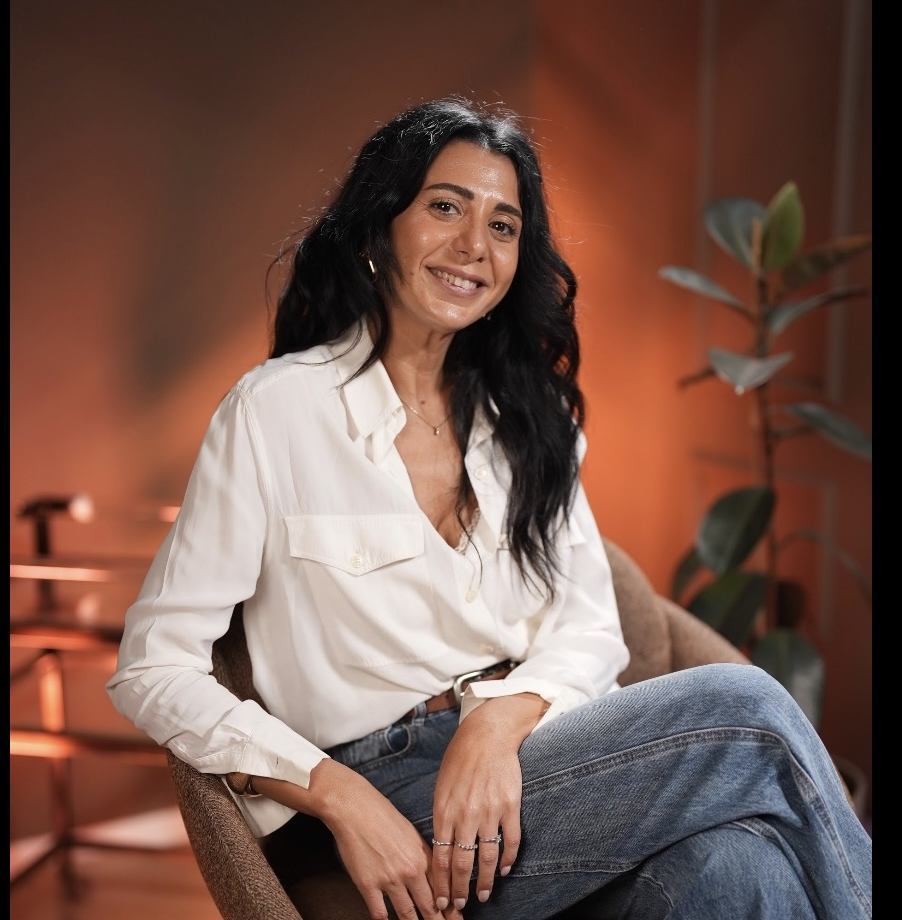
#> input picture images/hero2.png, 902 x 920 px
$ python remove-bg.py
#> lines starting #> are read from the running program, lines starting #| are printed output that depends on the picture; after the words box and inside, x2 and y2 are one past the last pixel; in counts of white or black regions, pixels touching at a corner belong together
from PIL import Image, ImageFilter
import numpy as np

img = Image.open("images/hero2.png").convert("RGBA")
#> img is the input picture: PIL image 902x920 RGBA; mean R, G, B, A 116.8, 85.4, 75.1, 255
data = np.array(img)

r, g, b, a = data[:,:,0], data[:,:,1], data[:,:,2], data[:,:,3]
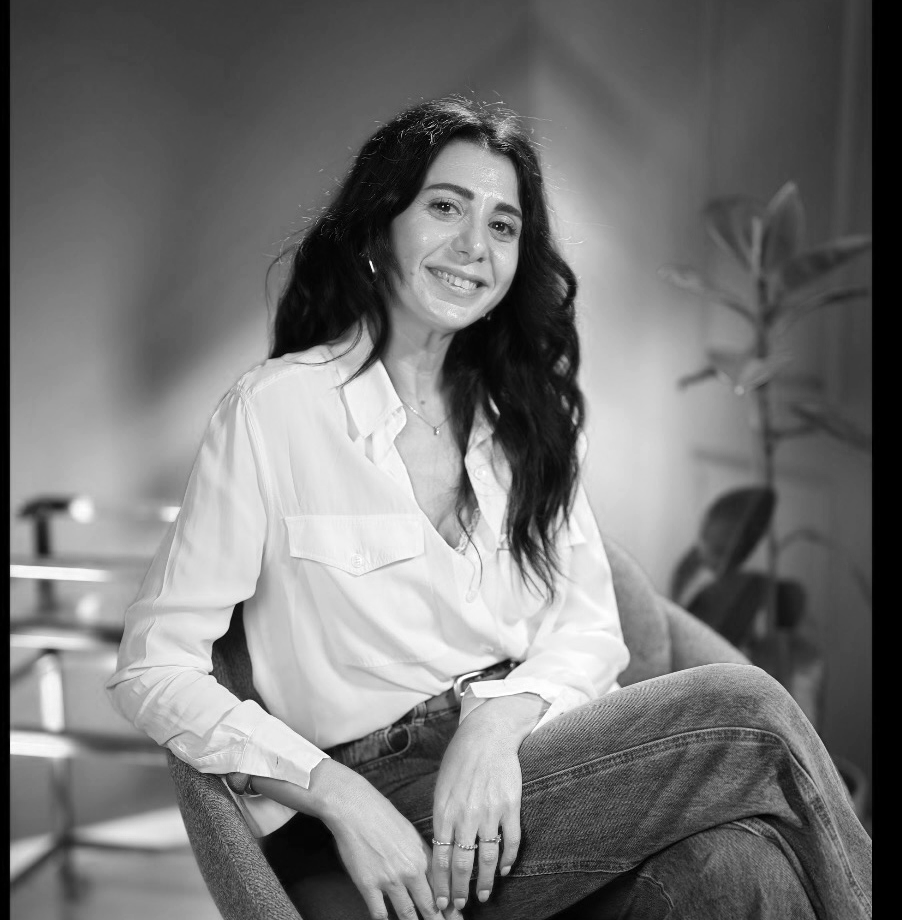
#> r: shape (920, 902); min 0, max 255, mean 116.8
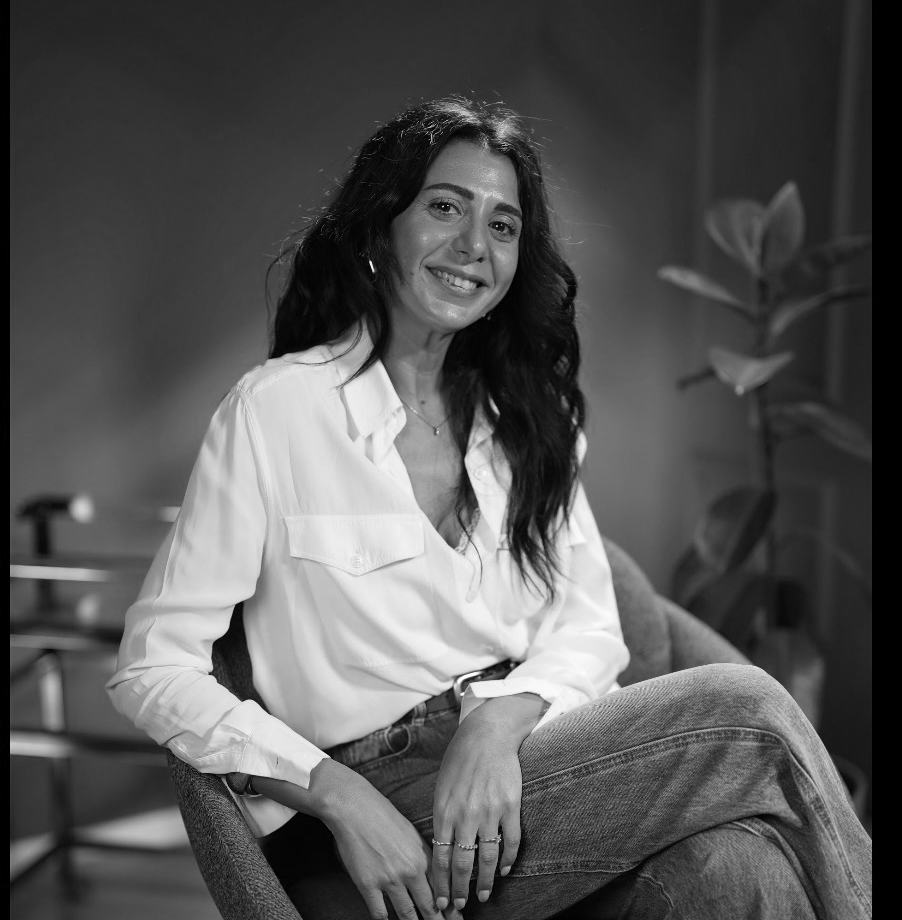
#> g: shape (920, 902); min 0, max 255, mean 85.4
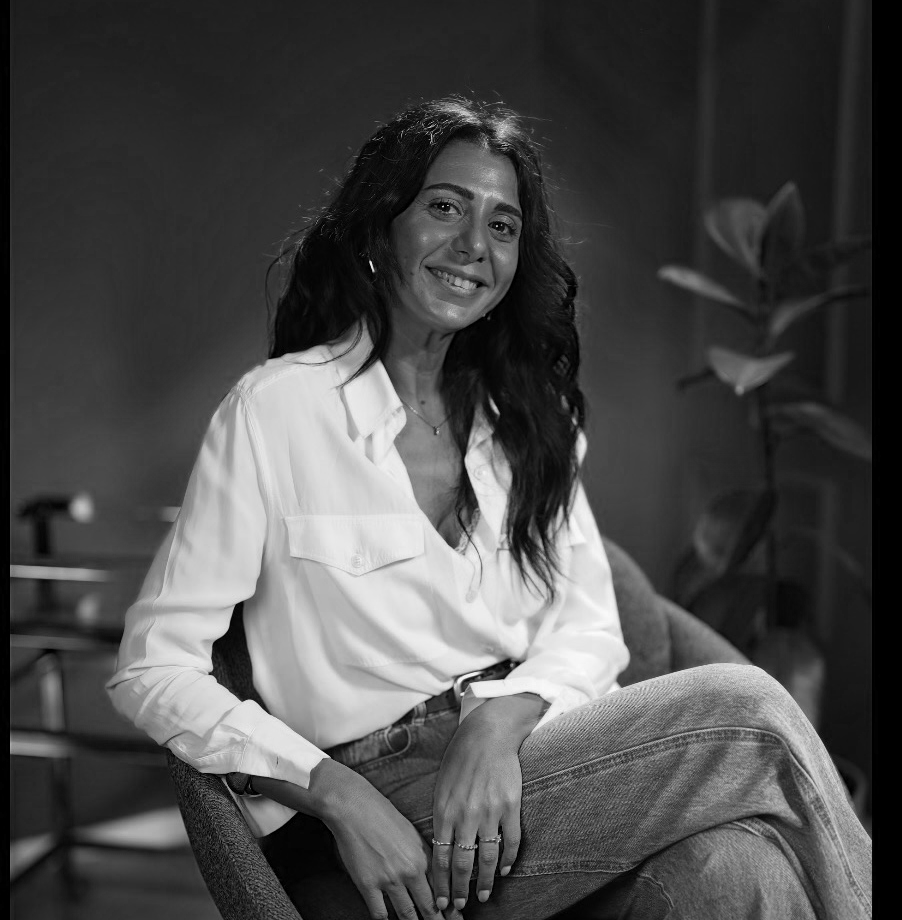
#> b: shape (920, 902); min 0, max 252, mean 75.1
#> a: shape (920, 902); every value is 255

# Sample background color from corners
corners = [
    (r[0,0], g[0,0], b[0,0]),
    (r[0,-1], g[0,-1], b[0,-1]),
    (r[-1,0], g[-1,0], b[-1,0]),
    (r[-1,-1], g[-1,-1], b[-1,-1]),
]
#> corners = [(0, 0, 0), (0, 0, 0), (0, 0, 0), (0, 0, 0)]
bg_r = int(np.mean([c[0] for c in corners]))
#> bg_r = 0
bg_g = int(np.mean([c[1] for c in corners]))
#> bg_g = 0
bg_b = int(np.mean([c[2] for c in corners]))
#> bg_b = 0

print(f"צבע רקע שזוהה: RGB({bg_r},{bg_g},{bg_b})")
#| צבע רקע שזוהה: RGB(0,0,0)

threshold = 40
mask = (
    (np.abs(r.astype(int) - bg_r) < threshold) &
    (np.abs(g.astype(int) - bg_g) < threshold) &
    (np.abs(b.astype(int) - bg_b) < threshold)
)
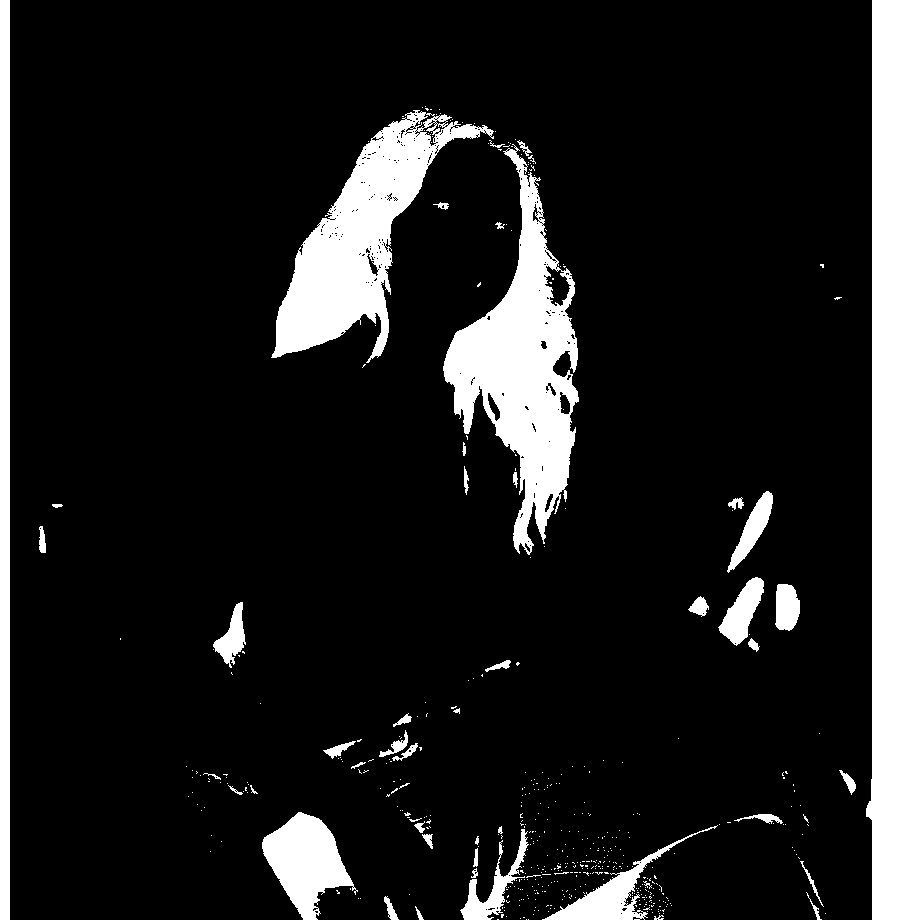
#> mask: shape (920, 902) bool; 11.7% white; 503 white regions (454 under 20 px), largest, box (x1, y1, x2, y2) and area: (866, 0, 902, 920) 27711, (443, 144, 579, 555) 22192, (271, 110, 494, 363) 19056

data[mask, 3] = 0
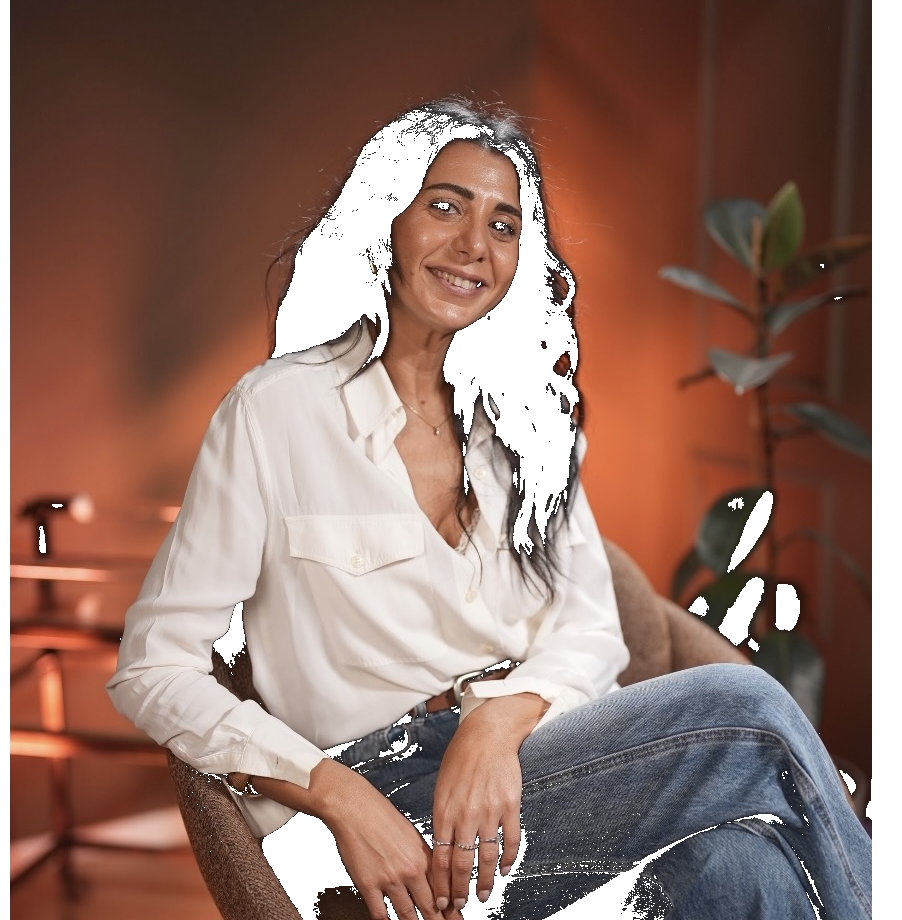
#> data: shape (920, 902, 4); 11.68% of pixels changed, all inside (x1, y1, x2, y2) = (0, 0, 902, 920); transparent parts drawn white

result = Image.fromarray(data)
result.save("images/hero2-nobg.png")
print("נשמר: images/hero2-nobg.png")

$ run again, with images/hero1.png copied over images/hero2.png
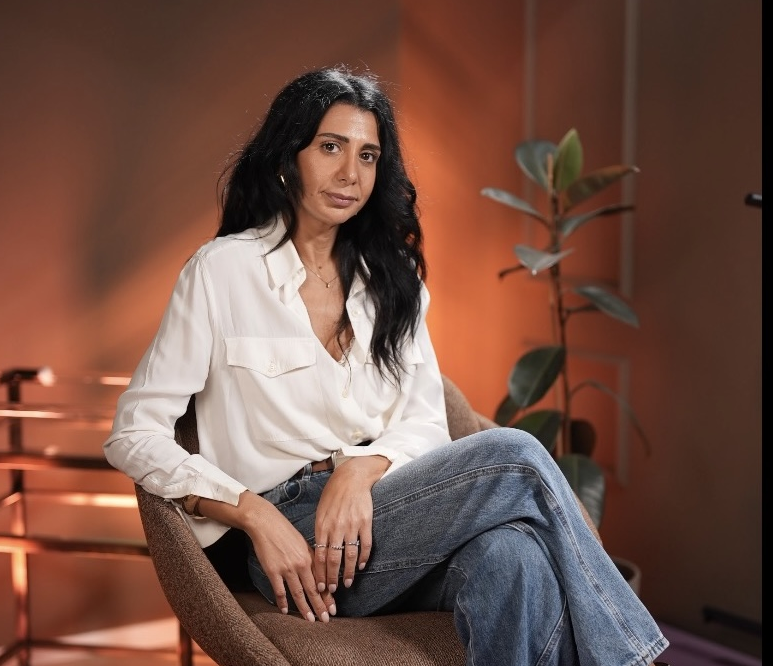
#> input picture images/hero1.png, 773 x 666 px
#> img is the input picture: PIL image 773x666 RGBA; mean R, G, B, A 114.6, 80.7, 69.2, 255
#> a: shape (666, 773); every value is 255
#> corners = [(65, 42, 34), (0, 0, 0), (97, 44, 30), (0, 0, 0)]
#> bg_r = 40
#> bg_g = 21
#> bg_b = 16
#| צבע רקע שזוהה: RGB(40,21,16)
#> `mask = ( (np.abs(r.astype(int) - bg_r) < threshold) & (np.abs(g.astype..`:
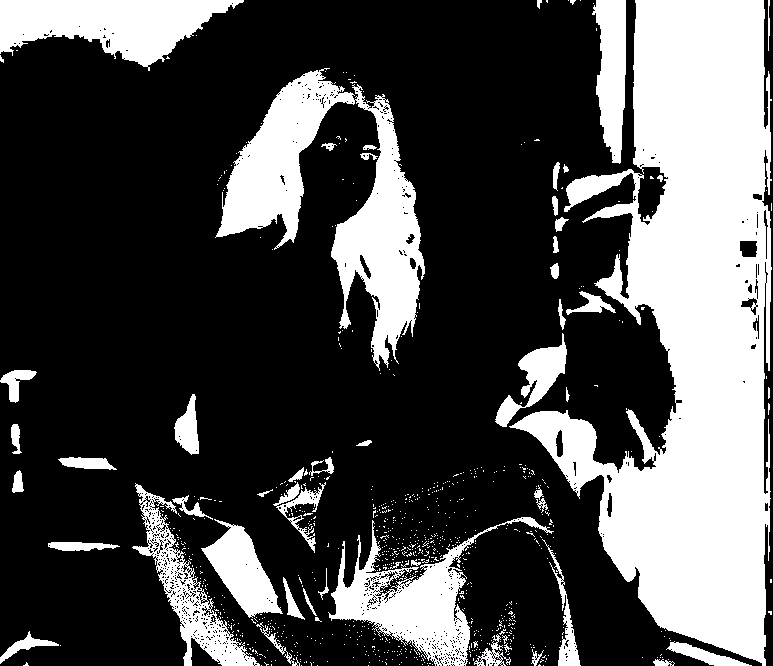
#> mask: shape (666, 773) bool; 30.1% white; 824 white regions (772 under 20 px), largest, box (x1, y1, x2, y2) and area: (509, 0, 772, 666) 87818, (215, 68, 425, 371) 21810, (0, 0, 244, 71) 9845
#> `data[mask, 3] = 0`:
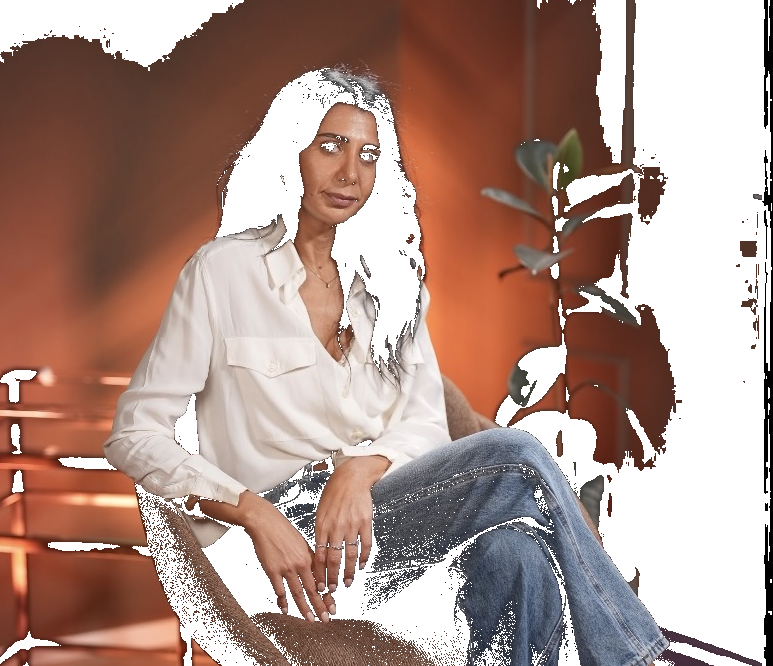
#> data: shape (666, 773, 4); mean R, G, B, A 114.6, 80.7, 69.2, 178.3; transparent parts drawn white

$ run again, with images/hero 4.png copied over images/hero2.png
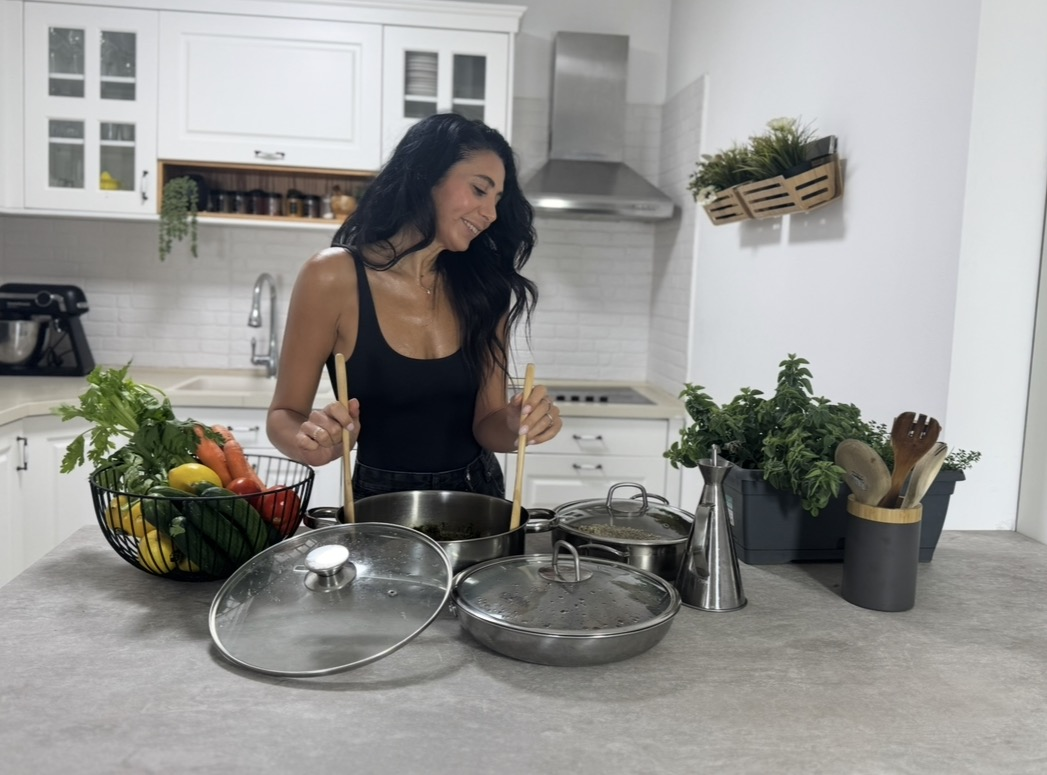
#> input picture images/hero 4.png, 1047 x 775 px
#> a: shape (775, 1047); every value is 255
#> corners = [(190, 190, 190), (213, 215, 214), (174, 172, 173), (184, 183, 178)]
#> bg_r = 190
#> bg_b = 188
#| צבע רקע שזוהה: RGB(190,190,188)
#> `mask = ( (np.abs(r.astype(int) - bg_r) < threshold) & (np.abs(g.astype..`:
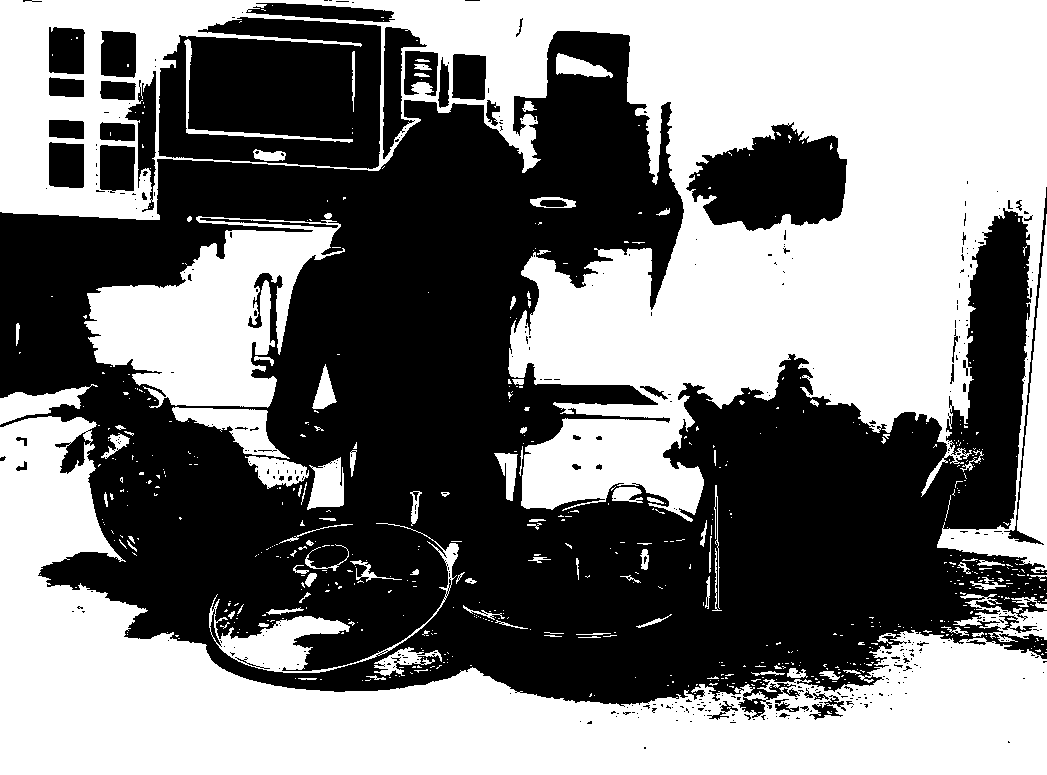
#> mask: shape (775, 1047) bool; 48.9% white; 636 white regions (537 under 20 px), largest, box (x1, y1, x2, y2) and area: (0, 0, 1047, 573) 218945, (0, 416, 1047, 775) 126986, (84, 216, 345, 408) 26004
#> `data[mask, 3] = 0`:
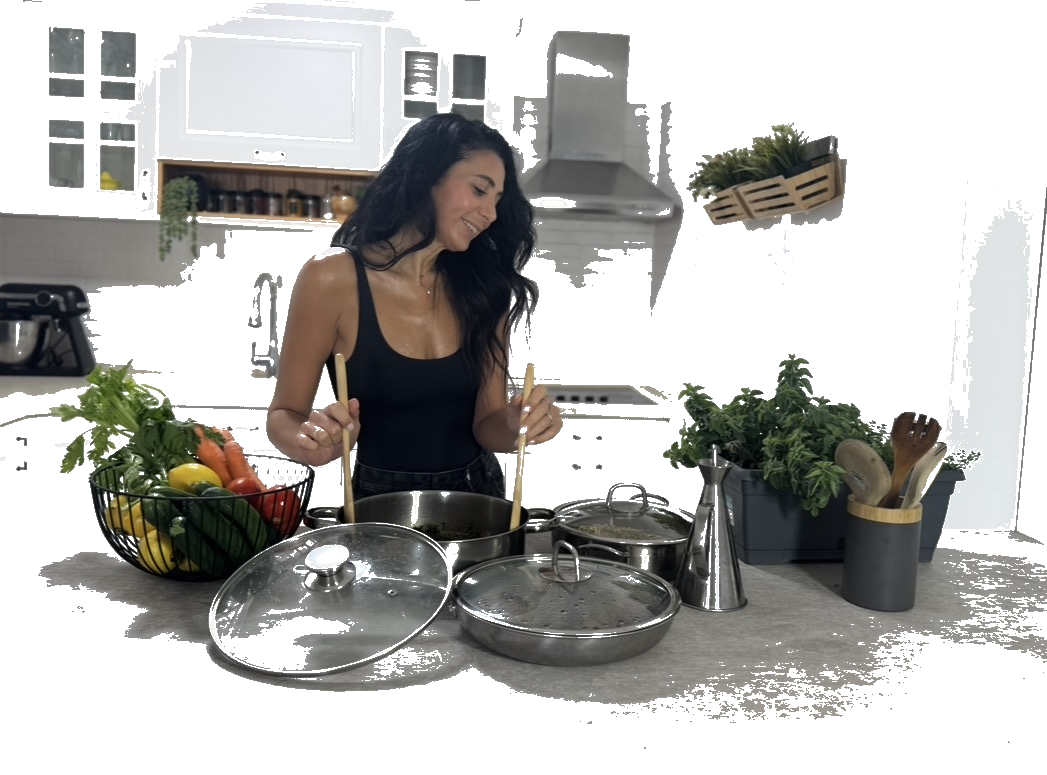
#> data: shape (775, 1047, 4); mean R, G, B, A 148.5, 147.7, 144.9, 130.2; transparent parts drawn white
